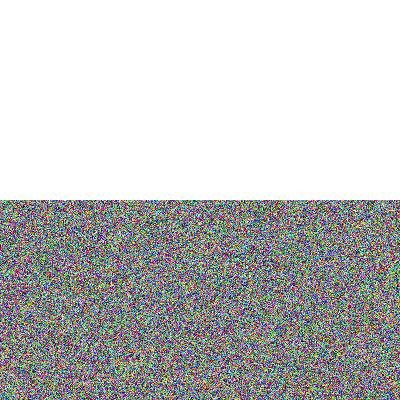
#> input picture scripts opérationnels (pour la démo locale)/stripes.jpg, 400 x 400 px, found by its file name
$ python testecarttype.py
#> lines starting #> are read from the running program, lines starting #| are printed output that depends on the picture
from PIL import Image
import numpy as np
import matplotlib.pyplot as plt

# Load the image and convert it to grayscale
im = Image.open("stripes.jpg").convert('L')
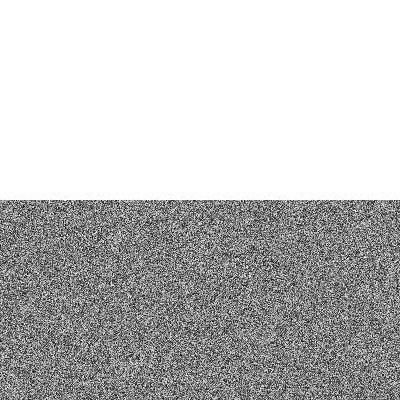
#> im: PIL image 400x400 L; min 1, max 255, mean 191.2
pix = np.array(im)

# Choose the column to analyze
col_index = 50
col = pix[:, col_index]
#> col = 400 values, max 255 at index 0, min 22 at index 394, mean 191.3

# Calculate the standard deviation of the pixels surrounding each pixel in the column
std = np.zeros(col.shape)
#> std = 400 values from 0 to 0
for i in range(col.shape[0]):
    if i == 0:
        std[i] = np.std(col[i:i+2])
    elif i == col.shape[0]-1:
        std[i] = np.std(col[i-1:i+1])
    else:
        std[i] = np.std(col[i-1:i+2])
#> after the loop, std = 400 values, max 82.6 at index 395, min 0 at index 0, mean 18.51

# Plot the standard deviation for the column
plt.plot(std)
plt.show()
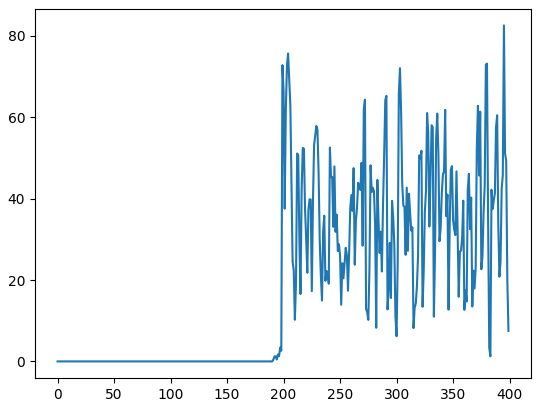
#> figure drawn by matplotlib, 1 panel; curve peaks at x = 395, y = 82.6
